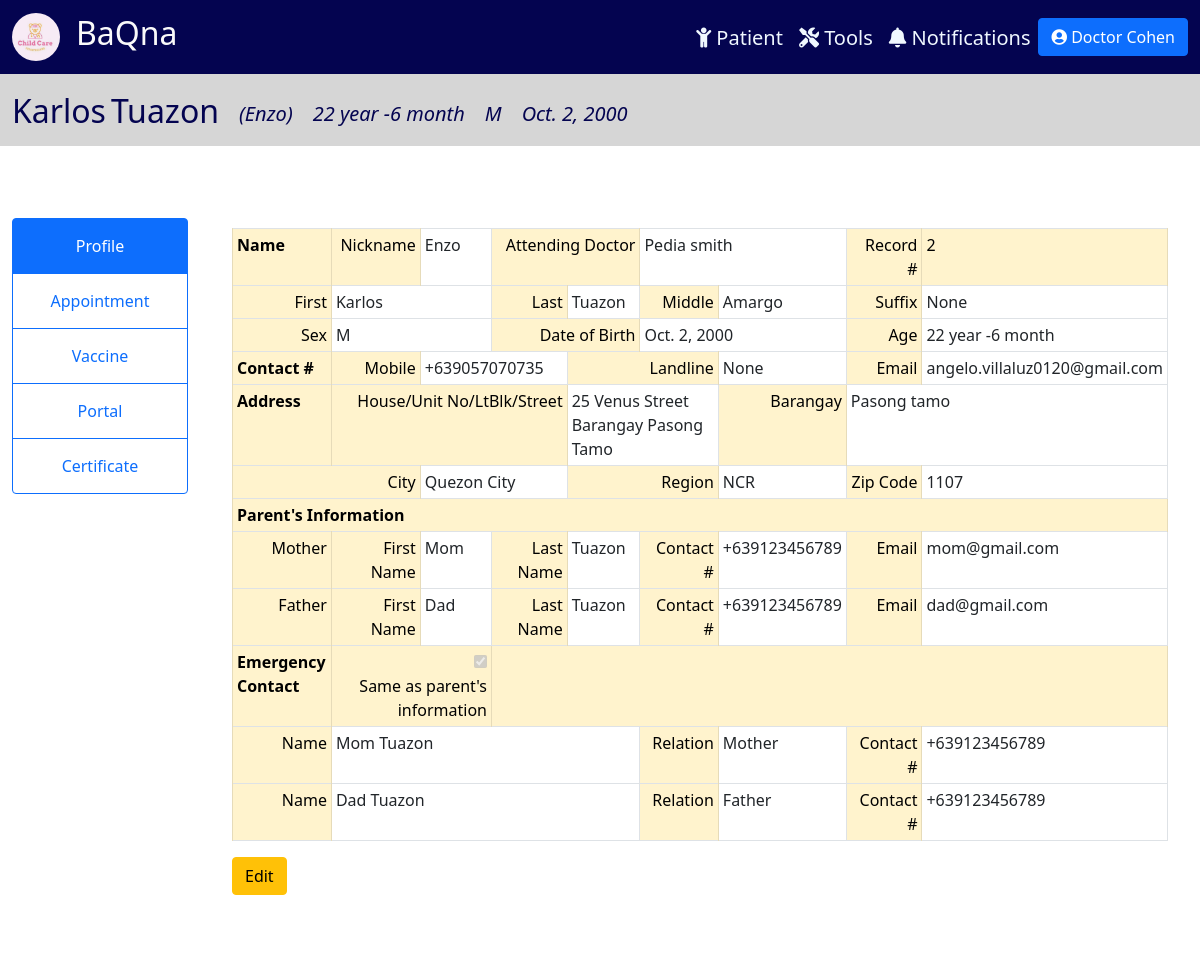
Page /patient/2 (signed in) on the earlier database version.
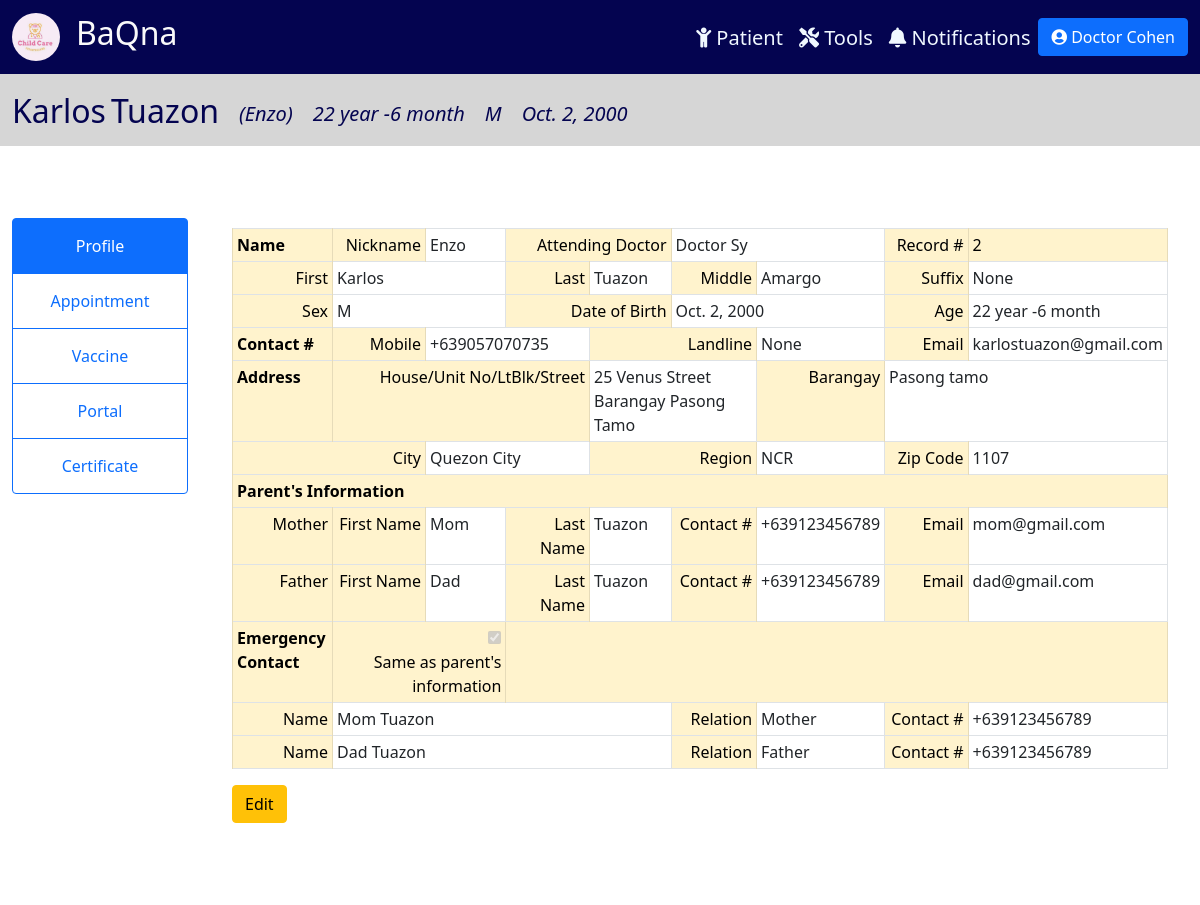
Same page on the later database version.
### tracker/models.py (models this page shows, shortened)
class Patient(models.Model):
    SEX = (
        ('M', 'Male'),
        ('F', 'Female'),
    )
    last_name = models.CharField(max_length=100, null=True)
    first_name = models.CharField(max_length=100, null=True)
    middle_name = models.CharField(max_length=100, null=True, blank=True)
    suffix = models.CharField(max_length=2, null=True, blank=True)
    nick_name = models.CharField(max_length=100, null=True, blank=True)
    sex = models.CharField(max_length=1, null=True, choices=SEX)
    birthdate = models.DateField(null=True)
    age = models.CharField(max_length=100, null=True, blank=True)
    attending_doctor = models.ForeignKey(Physician, related_name="docpatient", on_delete=models.CASCADE, null=True)
    cert_date = models.DateField(null=True, blank=True)
    cell_no = PhoneNumberField(null=True, blank=True, validators=[MaxLengthValidator(13)])
    landline = models.CharField(max_length=100, null=True, blank=True)
    email = models.EmailField(max_length=254, null=True, blank=True)
    house_no = models.CharField(max_length=100, null=True, blank=True)
    barangay = models.CharField(max_length=100, null=True, blank=True)
    city = models.CharField(max_length=100, null=True, blank=True)
    region = models.CharField(max_length=100, null=True, blank=True)
    zip = models.IntegerField(null=True, blank=True)
    mfname = models.CharField(max_length=100, null=True, blank=True)
    mlname = models.CharField(max_length=100, null=True, blank=True)
    mcontact = PhoneNumberField(null=True, blank=True)
    memail = models.EmailField(max_length=254, null=True, blank=True)
    ffname = models.CharField(max_length=100, null=True, blank=True)
    flname = models.CharField(max_length=100, null=True, blank=True)
    fcontact = PhoneNumberField(null=True, blank=True)
    femail = models.EmailField(max_length=254, null=True, blank=True)
    c1full_name = models.CharField(max_length=100, null=True, blank=True)
    relation1 = models.CharField(max_length=100, null=True, blank=True)
    c1contact = PhoneNumberField(null=True, blank=True)
    c2full_name = models.CharField(max_length=100, null=True, blank=True)
    relation2 = models.CharField(max_length=100, null=True, blank=True)
    c2contact = PhoneNumberField(null=True, blank=True)

class Physician(models.Model):
    CAN_REG = (
        ('Yes', 'Yes'),
        ('No', 'No'),
    )
    user = models.OneToOneField(User, null=True, on_delete=models.CASCADE)
    prefix = models.CharField(max_length=100, null=True, blank=True)
    last_name = models.CharField(max_length=100, null=True)
    first_name = models.CharField(max_length=100, null=True)
    title = models.CharField(max_length=100, null=True, blank=True)
    date_start = models.DateField(null=True, blank=True)
    date_end = models.DateField(null=True, blank=True)
    cell_no = PhoneNumberField(null=True, blank=True)
    doc_type = models.CharField(max_length=100, null=True)
    can_reg = models.CharField(max_length=100, null=True, blank=True, choices=CAN_REG)
    def __str__(self):
        return self.doc_type + " " + self.last_name

### tracker/views.py (the view)
# urls.py: path('patient/<str:pk>', views.patient, name = 'patient'),
@login_required(login_url='login')
def patient(request, pk):
    patient = Patient.objects.get(id=pk)
    curr_date = datetime.date.today()
    months = curr_date.month - patient.birthdate.month
    years = curr_date.year - patient.birthdate.year
    age = "{} year {} month".format(years, months)
    data = {
        'patient': patient, 'age': age,
    }
    return render(request, 'tracker/patient.html', data)

### tracker/templatetags/auth_extras.py (called while the page is built)
@register.filter(name='has_group')
def has_group(user, group_name):
    group = Group.objects.get(name=group_name)
    return True if group in user.groups.all() else False

### tracker/templates/tracker/patient.html (shortened to what the changed rows need)
{% include 'tracker/info_header.html' %}
{% block content %}
{% load auth_extras %}
<div class="container-fluid" style="padding:1%;">
  <div class="row">
      <div class="col-lg-10" style="background-color: white">
        <div class="create-record-form">
          <table class="table table-bordered table-sm">
              <tbody>
                <tr>
                  <td class="table-warning" style="text-align: left;"><b>Name</b></td>
                  <td class="table-warning">Nickname</td>
                  <td>{{patient.nick_name}}</td>
                  <td class="table-warning" colspan="2">Attending Doctor</td>
                  <td colspan="2">{{patient.attending_doctor}}</td>
                  <td class="table-warning">Record #</td>
                  <td class="table-warning" style="text-align: left;">{{patient.id}}</td>
                </tr>
                <tr>
                  <td class="table-warning">First</td>
                  <td colspan="2">{{patient.first_name}}</td>
                  <td class="table-warning">Last</td>
                  <td>{{patient.last_name}}</td>
                  <td class="table-warning">Middle</td>
                  <td>{{patient.middle_name}}</td>
                  <td class="table-warning">Suffix</td>
                  <td>{{patient.suffix}}</td>
                </tr>
                <tr>
                  <td class="table-warning">Sex</td>
                  <td colspan="2">{{patient.sex}}</td>
                  <td class="table-warning" colspan="2">Date of Birth</td>
                  <td colspan="2">{{patient.birthdate}}</td>
                  <td id="age" class="table-warning">Age</td>
                  <td>{{age}}</td>
                </tr>
                <tr>
                  <td class="table-warning" style="text-align: left;"><b>Contact #</b></td>
                  <td class="table-warning">Mobile</td>
                  <td colspan="2">{{patient.cell_no}}</td>
                  <td class="table-warning" colspan="2">Landline</td>
                  <td>{{patient.landline}}</td>
                  <td class="table-warning">Email</td>
                  <td colspan="2">{{patient.email}}</td>
                </tr>
                <tr>
                  <td class="table-warning" style="text-align: left;"><b>Address</b></td>
                  <td class="table-warning" colspan="3">House/Unit No/LtBlk/Street</td>
                  <td colspan="2">{{patient.house_no}}</td>
                  <td class="table-warning">Barangay</td>
                  <td colspan="2">{{patient.barangay}}</td>
                </tr>
                <tr>
                  <td class="table-warning" colspan="2">City</td>
                  <td colspan="2">{{patient.city}}</td>
                  <td class="table-warning" colspan="2">Region</td>
                  <td>{{patient.region}}</td>
                  <td class="table-warning">Zip Code</td>
                  <td>{{patient.zip}}</td>
                </tr>
                <tr>
                    <td class="table-warning">Mother</td>
                    <td class="table-warning">First Name</td>
                    <td>{{patient.mfname}}</td>
                    <td class="table-warning">Last Name</td>
                    <td>{{patient.mlname}}</td>
                    <td class="table-warning">Contact #</td>
                    <td>{{patient.mcontact}}</td>
                    <td class="table-warning">Email</td>
                    <td>{{patient.memail}}</td>
                </tr>
                <tr>
                  <td class="table-warning">Father</td>
                  <td class="table-warning">First Name</td>
                  <td>{{patient.ffname}}</td>
                  <td class="table-warning">Last Name</td>
                  <td>{{patient.flname}}</td>
                  <td class="table-warning">Contact #</td>
                  <td>{{patient.fcontact}}</td>
                  <td class="table-warning">Email</td>
                  <td>{{patient.femail}}</td>
                </tr>
                <tr>
                  <td class="table-warning">Name</td>
                  <td colspan="4">{{patient.c1full_name}}</td>
                  <td class="table-warning">Relation</td>
                  <td>{{patient.relation1}}</td>
                  <td class="table-warning">Contact #</td>
                  <td>{{patient.c1contact}}</td>
                </tr>
                <tr>
                  <td class="table-warning">Name</td>
                  <td colspan="4">{{patient.c2full_name}}</td>
                  <td class="table-warning">Relation</td>
                  <td>{{patient.relation2}}</td>
                  <td class="table-warning">Contact #</td>
                  <td>{{patient.c2contact}}</td>
                </tr>
            </tbody>
          </table>
        </div>
      </div>
  </div>
</div>
{% endblock content %}

### tracker/templates/tracker/info_header.html
{% extends 'tracker/main.html' %}
{% block content %}
<nav class="navbar navbar-expand-xl" style="background-color: rgb(214, 214, 214);">
    <div class="container-fluid">
      <div class="collapse navbar-collapse me-auto" id="navbarTogglerDemo02">
        <div style="margin-right: auto; margin-top: 10px;">
          <ul class="navbar-nav me-auto mb-2 mb-lg-0 navbar-custom">
            <li class="nav-item" style="margin-right: 5px">
              <h2>{{patient.first_name}}</h2>
            </li>
            <li class="nav-item" style="margin-right: 20px">
              <h2>{{patient.last_name}}</h2>
            </li>
            <li class="nav-item" style="margin-right: 20px">
              <i><h5 style="margin-top: 10px;">({{patient.nick_name}})</h5></i>
            </li>
            <li class="nav-item" style="margin-right: 20px">
              <i><h5 style="margin-top:10px;">{{age}}</h5></i>
            </li>
            <li class="nav-item" style="margin-right: 20px">
              <i><h5 style="margin-top:10px;">{{patient.sex}}</h5></i>
            </li>
            <li class="nav-item" style="margin-right: 20px">
              <i><h5 style="margin-top:10px;">{{patient.birthdate}}</h5></i>
            </li>
          </ul>
        </div>
      </div>
    </div>
</nav>
{% endblock content %}

Differences in the rows shown:
changed Patient "Karlos": attending_doctor "Pedia smith" → "Doctor Sy"; email "angelo.villaluz0120@gmail.com" → "karlostuazon@gmail.com"
